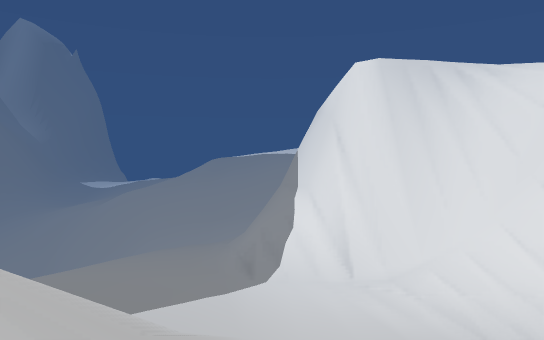
view 1 (above)

21 first-person views from a walk through a Unity game level. The camera is 1.5 m above the floor, tilts 2° down and sees 70° across. The floor is counted in squares, 2 m on a side. Each view is taken from the middle of a square. On the plan, view 1 faces up. The plan holds only what a view shows up to about 12 squares ahead; the rest is blank. The place goes on beyond the plan.

view 2
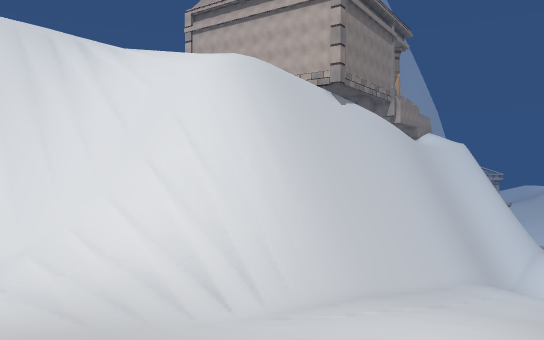

view 3
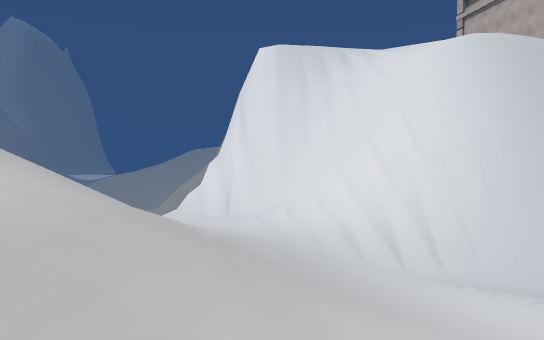

view 4
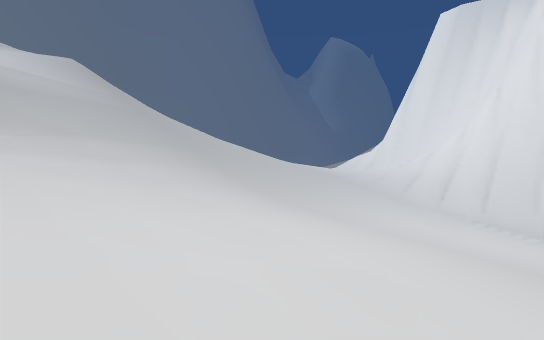

view 5
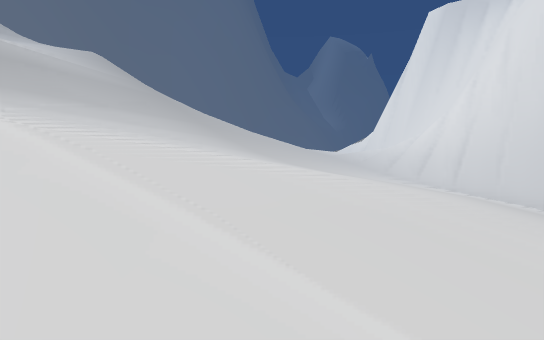

view 6
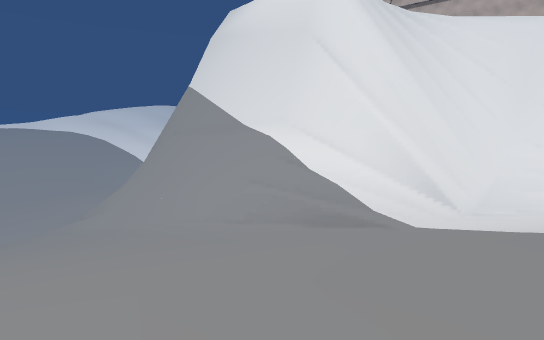

view 7
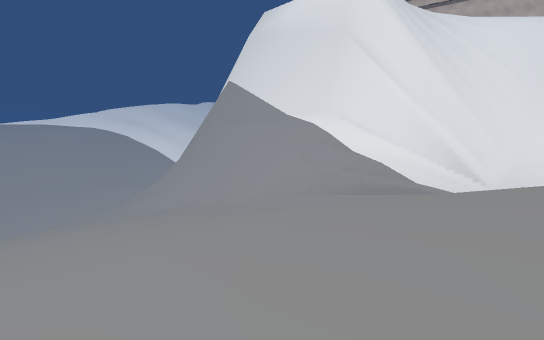

view 8
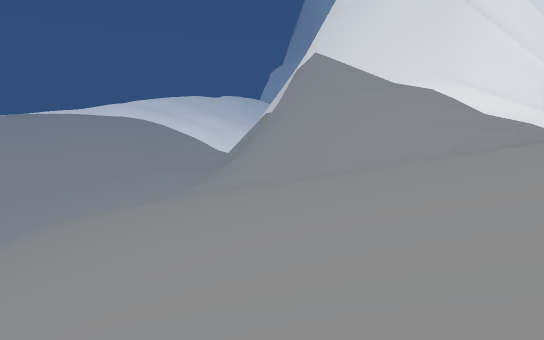

view 9
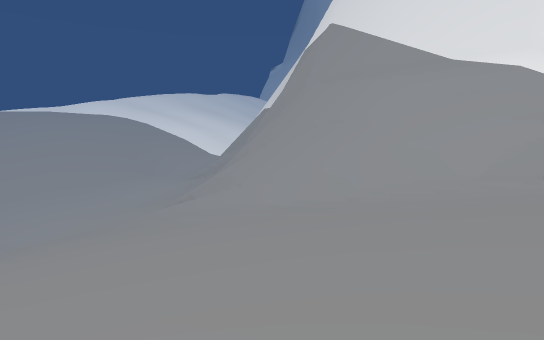

view 10
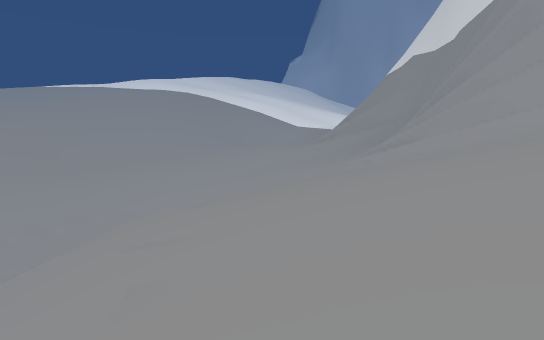

view 11
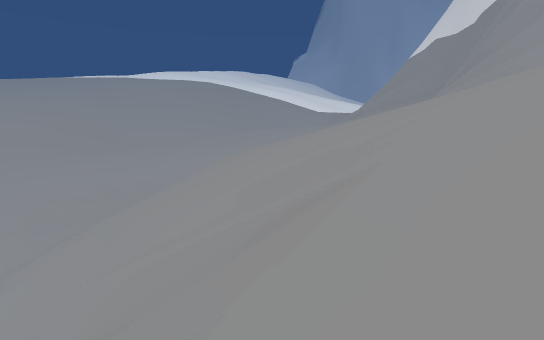

view 12
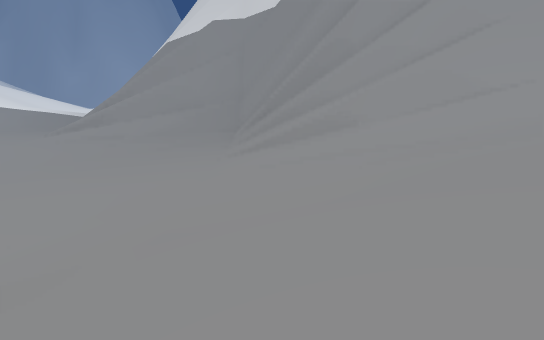

view 13
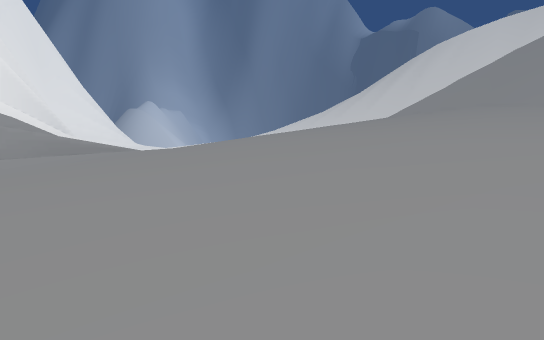

view 14
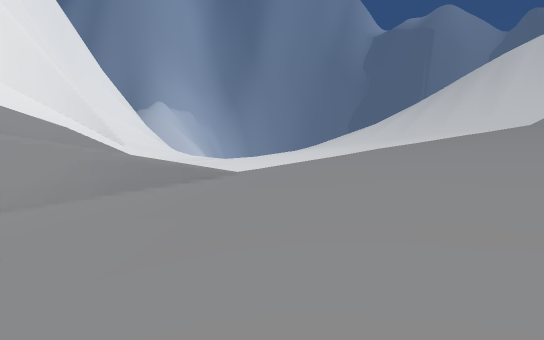

view 15
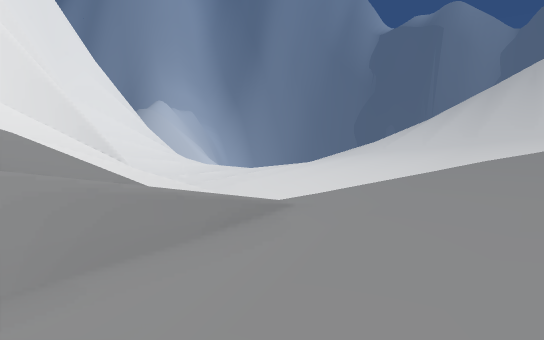

view 16
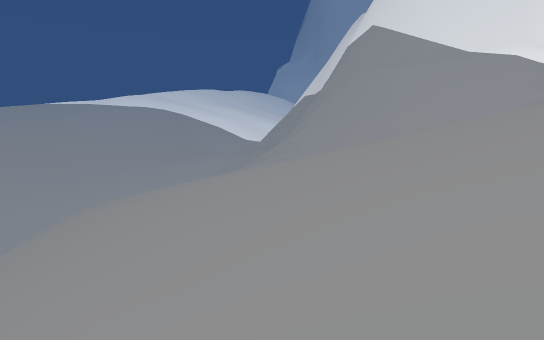

view 17
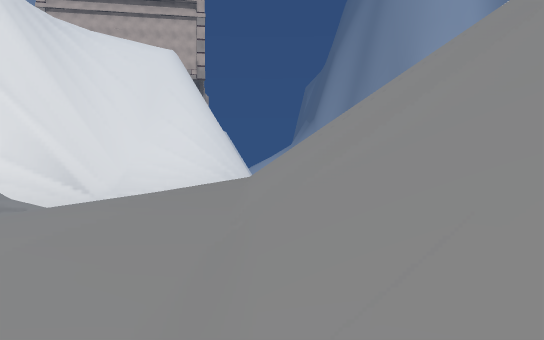

view 18
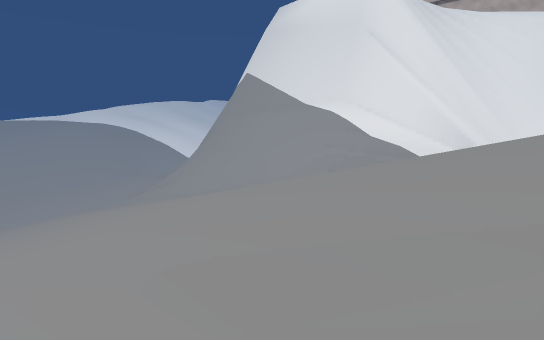

view 19
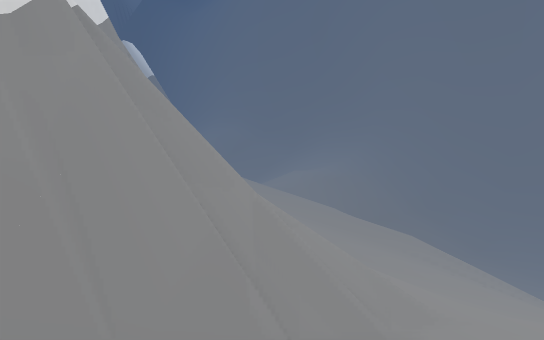

view 20
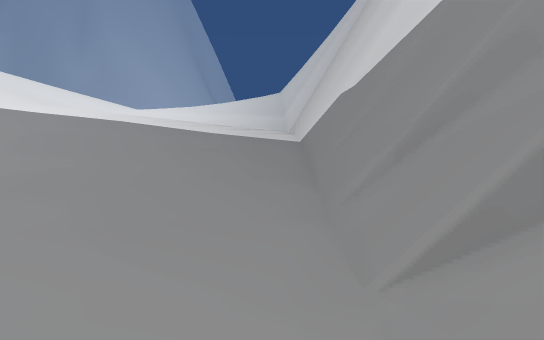

view 21
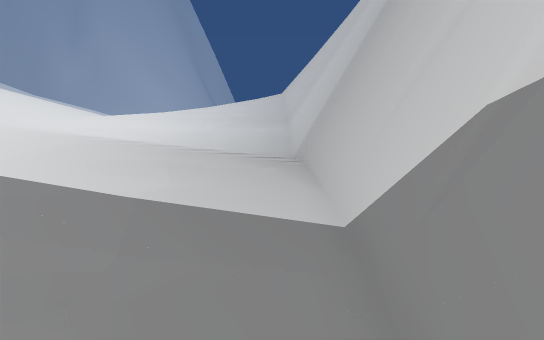

### Floor plan
Key: @ floor where view 1 was taken; # wall or solid block; . main floor; - floor 0.75 m lower than the main floor; : floor 1 m higher than the main floor; _ floor 1.5 m lower than the main floor; + floor 1.75 m higher than the main floor; < floor 2.25 m lower than the main floor; * floor 2.5 m higher than the main floor; ( floor 3 m lower than the main floor; ! floor 4 m lower than the main floor; ? floor 4.75 m lower than the main floor; % floor 6.5 m higher than the main floor; & floor 7.25 m higher than the main floor; $ floor 8 m higher than the main floor; / step, stairs or slope; = window, fence, low wall or low ledge; v drop or lower ground.
Columns run from 12 left of view 1 to 13 right of it. Each row starts with its distance up from view 1.
 32   //////       __-/.:::::/
 31   /////// /(//___-....:::/
 30   /////////(/////#########
 29   /////////(/////##
 28  v////////((///###
 27  v/// /?//((<_/##
 26  v/////!//(<<_/#
 25   ///!/(((///###
 24  #///!((((/==##
 23  ////((((</#=#
 22  ////((<<</###
 21  ////(<<__/##
 20 /////<____/##
 19  ////_____/###
 18  ////____-/#=#
 17  ////__---/#/#
 16  ////----./#/##
 15  ////-.....v/##
 14  ////......v/=#
 13 ////.......=/=##
 12   //...:::::::/###
 11  ///.::::::::::=####
 10   //::+++++:::::///##
  9   ///+++++++++::///###
  8   ///++++++++++:://=###
  7     /+***+++++++://#=####
  6    ///////////++///.-____<
  5     //////////*+///.--___<
  4      //////////////..--__<
  3       /////////////...--__
  2       /////////////....-_/
  1           //////////....
  0           //@///////:...
 -1           $&///////+::../
 -2              %/////++::..
 -3                 //++++:..
 -4                      vvv/

Positions as (right, up) in squares from view 1, and headings:
1: (0, 0), facing up
2: (2, 0), facing up-right
3: (4, -3), facing up
4: (11, -3), facing up-left
5: (12, -4), facing up-left
6: (-7, 8), facing up-right
7: (-9, 8), facing up-right
8: (-11, 11), facing up-right
9: (-8, 14), facing up-right
10: (-10, 20), facing up-right
11: (-12, 20), facing up-right
12: (-7, 25), facing right
13: (-8, 15), facing down-right
14: (-5, 15), facing down-right
15: (-3, 14), facing down-right
16: (-12, 13), facing up-right
17: (-9, 6), facing right
18: (-10, 8), facing up-right
19: (6, 32), facing down-left
20: (2, 31), facing right
21: (5, 31), facing right
